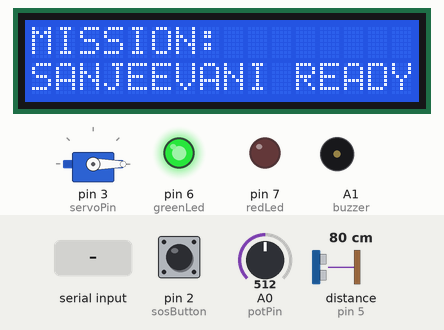
The sketch below on a simulated Arduino Uno, built with avr-gcc and run on an emulated ATmega328P. Shown: 16×2 character LCD, servo, output pins drawn as LEDs (lit = HIGH), buzzer (waves = sounding, pin HIGH). Wiring (inferred from the names in the program): ultrasonic range finder: trigger pin 4; echo pin 5. The inputs (shaded band) are chosen by the test bench; at power-on: pin 2 (sosButton) HIGH, A0 (potPin) = 512, distance to the obstacle (sensor on pin 5) 80 cm. The echo pulse lasts 58.3 µs per cm; pins used as bus, display or sensor lines are not drawn; what the sketch prints to the serial monitor is not drawn.

Above: at 1.4 s.
1.5 s: "START\n" received over Serial
At 3.7 s:
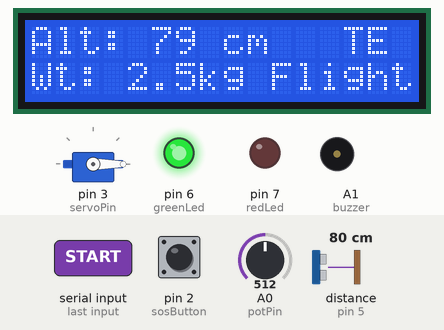
4.3 s: pin 2 (sosButton) pulled LOW for 0.15 s
At 5.9 s:
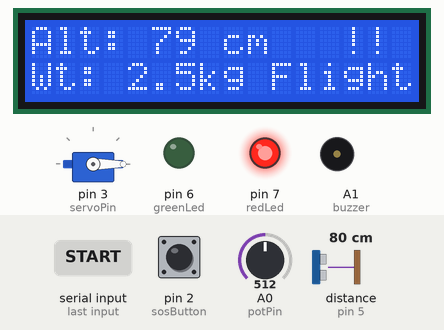
6.1 s: "DROP\n" received over Serial
At 7.9 s:
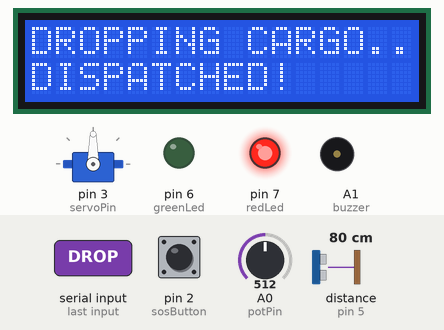
8.6 s: "RESET\n" received over Serial
At 9.4 s:
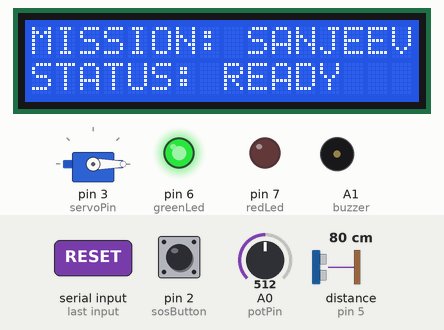
10.1 s: pin 2 (sosButton) pulled LOW for 1 s
At 12.2 s:
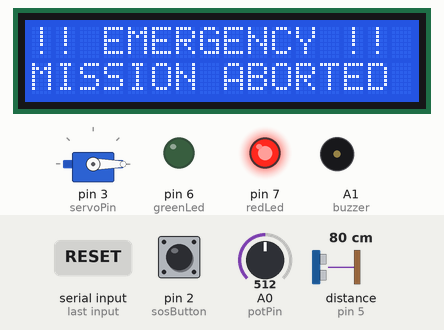
12.6 s: "START\n" received over Serial
At 15.8 s:
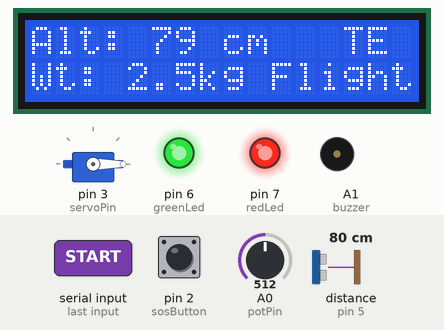
Timing chart, 0 to 16.6 s (numbered marks = the images above; inputs shaded):
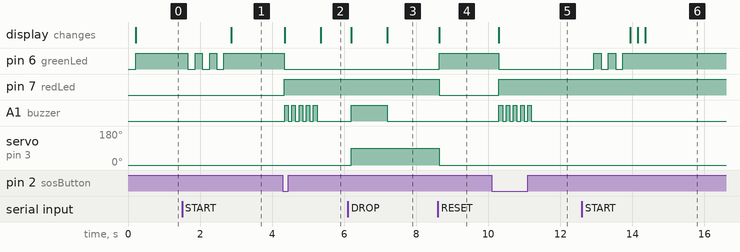

Measured:
- after the input at 1.5 s, pin 6 (greenLed): alternates HIGH for 0.20 s and LOW for 0.20 s, 6 changes in all, then stays HIGH, starting after 0.16 s; the display: changes after 1.4 s (image 1)
- after the input at 4.3 s, pin 6 (greenLed): HIGH → LOW at once; pin 7 (redLed): LOW → HIGH at once; A1 (buzzer): alternates HIGH for 0.10 s and LOW for 0.10 s, 10 changes in all, then stays LOW, starting after 0.05 s; the display: first changes after 0.05 s (image 2 shows a later state)
- after the input at 6.1 s, A1 (buzzer): LOW → HIGH after 0.09 s, → LOW 1.0 s later; servo on pin 3 (servoPin): 0° → 90° after 0.09 s; the display: first changes after 0.09 s (image 3 shows a later state)
- after the input at 8.6 s, pin 6 (greenLed): LOW → HIGH at once; pin 7 (redLed): HIGH → LOW at once; servo on pin 3 (servoPin): 90° → 0° at once; the display: changes at once (image 4)
- after the input at 10.1 s, pin 6 (greenLed): HIGH → LOW after 0.19 s; pin 7 (redLed): LOW → HIGH after 0.19 s; A1 (buzzer): alternates HIGH for 0.10 s and LOW for 0.10 s, 10 changes in all, then stays LOW, starting after 0.20 s; the display: changes after 0.20 s (image 5)
- after the input at 12.6 s, pin 6 (greenLed): alternates HIGH for 0.20 s and LOW for 0.20 s, 5 changes in all, then stays HIGH, starting after 0.33 s; the display: changes after 1.3 s (image 6)

The sketch:

sanjeevani_prototype.ino
```cpp
#include <LiquidCrystal.h>
#include <Servo.h>

// ---- CHANGED: Moved last pin from 1 to 8 to avoid Serial TX conflict ----
// Pins sequence: RS, E, D4, D5, D6, D7
LiquidCrystal lcd(12, 11, 10, 9, 13, 8);

// ---- PINS CONFIGURATION ----
const int potPin = A0;       // Weight Simulator (Potentiometer Middle Pin)
const int sosButton = 2;     // Emergency SOS Switch (Push Button)
const int servoPin = 3;      // MG995 Servo Motor Signal
const int trigPin = 4;       // Ultrasonic Sensor Trig Pin
const int echoPin = 5;       // Ultrasonic Sensor Echo Pin
const int greenLed = 6;      // Ready Status LED
const int redLed = 7;        // Emergency Status LED
const int buzzer = A1;       // Buzzer on Analog A1

Servo lockServo;
int systemState = 0;         // 0 = Idle/Pre-flight, 1 = In Flight, 2 = Arrived/Drop Zone
float payloadWeight = 0;
float lastWeight = -1;

void setup() {
  // Serial Monitor Initialization
  Serial.begin(9600);
  Serial.println(F("========================================="));
  Serial.println(F("    SANJEEVANI DRONE SYSTEM INITIALIZED  "));
  Serial.println(F("========================================="));
  Serial.println(F("Commands: 'START' to takeoff, 'DROP' to release cargo, 'RESET' to return home."));

  // LCD Initialization
  lcd.begin(16, 2);
  lcd.clear();
  lcd.print("MISSION:");
  lcd.setCursor(0, 1);
  lcd.print("SANJEEVANI READY");

  // ---- CHANGED: Input Pullup stops the button from floating into an infinite loop ----
  pinMode(sosButton, INPUT_PULLUP);

  pinMode(trigPin, OUTPUT);
  pinMode(echoPin, INPUT);
  pinMode(greenLed, OUTPUT);
  pinMode(redLed, OUTPUT);
  pinMode(buzzer, OUTPUT);

  // Servo Initialization (Locked Position initially)
  lockServo.attach(servoPin);
  lockServo.write(0); // 0 degrees = Locked

  // Set initial LED state
  digitalWrite(greenLed, HIGH);
  digitalWrite(redLed, LOW);
}

void loop() {
  // 1. Read Payload Weight (Potentiometer Simulation)
  int potValue = analogRead(potPin);
  payloadWeight = (potValue / 1023.0) * 5.0; // Scaled to simulate 0-5 kg cargo

  // Print weight to Serial only if it changes significantly
  if (abs(payloadWeight - lastWeight) > 0.1) {
    Serial.print(F("[SANJEEVANI] Payload Weight: "));
    Serial.print(payloadWeight, 2);
    Serial.println(F(" kg"));
    lastWeight = payloadWeight;
  }

  // 2. Read Ultrasonic Distance (Altitude Simulation)
  long duration, distance;
  digitalWrite(trigPin, LOW);
  delayMicroseconds(2);
  digitalWrite(trigPin, HIGH);
  delayMicroseconds(10);
  digitalWrite(trigPin, LOW);
  duration = pulseIn(echoPin, HIGH);
  distance = (duration / 2) / 29.1; // Distance in cm

  // 3. Handle SOS Hardware Button Press
  // ---- CHANGED: Triggers when pulled to LOW (pressed) ----
  if (digitalRead(sosButton) == LOW) {
    handleEmergency();
  }

  // 4. Check for Serial Commands
  if (Serial.available() > 0) {
    String command = Serial.readStringUntil('\n');
    command.trim();
    command.toUpperCase();

    if (command == "START") {
      if (systemState == 0) {
        takeoffSequence();
      } else {
        Serial.println(F("[ERROR] Drone is already airborne or has arrived."));
      }
    }
    else if (command == "DROP") {
      if (systemState == 1 || systemState == 2) {
        releasePayloadSequence();
      } else {
        Serial.println(F("[ERROR] Cannot drop. Drone is still grounded."));
      }
    }
    else if (command == "RESET") {
      resetSystem();
    }
  }

  // 5. Update Status-dependent Displays
  updateDisplays(distance);
  delay(200); // Small stability delay
}

// ---- MISSION STATE CONTROL FUNCTIONS ----

void takeoffSequence() {
  systemState = 1; // Flight mode
  Serial.println(F("\n>>> [MISSION SANJEEVANI] TAKEOFF APPROVED. EN ROUTE..."));

  // Flash green LED to signify takeoff
  for(int i=0; i<3; i++) {
    digitalWrite(greenLed, LOW); delay(200);
    digitalWrite(greenLed, HIGH); delay(200);
  }

  lcd.clear();
  lcd.print("STATE: EN ROUTE");
}

void releasePayloadSequence() {
  systemState = 2; // Arrived / Dropped
  Serial.println(F("\n>>> [MISSION SANJEEVANI] REACHED DROP ZONE. RELEASING PAYLOAD..."));

  lcd.clear();
  lcd.print("DROPPING CARGO...");

  // Unlocking servo mechanism
  lockServo.write(90); // Rotate to 90 degrees to unlock cargo latch

  // Sound buzzer to alert ground crew
  digitalWrite(buzzer, HIGH);
  delay(1000);
  digitalWrite(buzzer, LOW);

  Serial.println(F(">>> [SUCCESS] CARGO DISPATCHED SUCCESSFULLY."));
  lcd.setCursor(0, 1);
  lcd.print("DISPATCHED!");
}

void handleEmergency() {
  Serial.println(F("\n [EMERGENCY] SOS TRIGGERED OVER SERIAL/HARDWARE! ABORTING MISSION!"));
  digitalWrite(redLed, HIGH);
  digitalWrite(greenLed, LOW);

  lcd.clear();
  lcd.print("!! EMERGENCY !!");
  lcd.setCursor(0, 1);
  lcd.print("MISSION ABORTED");

  // Pulsing Alarm tone
  for(int i = 0; i < 5; i++) {
    digitalWrite(buzzer, HIGH); delay(100);
    digitalWrite(buzzer, LOW); delay(100);
  }
}

void resetSystem() {
  systemState = 0;
  lockServo.write(0); // Relock servo
  digitalWrite(redLed, LOW);
  digitalWrite(greenLed, HIGH);
  lastWeight = -1;

  Serial.println(F("\n>>> [SYSTEM RESET] Sanjeevani Drone back on Launchpad."));
  lcd.clear();
  lcd.print("MISSION: SANJEEVANI");
  lcd.setCursor(0, 1);
  lcd.print("STATUS: READY");
}

void updateDisplays(long altitude) {
  // Update LCD dynamically depending on current flight state
  if (systemState == 1) {
    lcd.setCursor(0, 0);
    lcd.print("Alt: ");
    lcd.print(altitude);
    lcd.print(" cm   ");

    lcd.setCursor(0, 1);
    lcd.print("Wt: ");
    lcd.print(payloadWeight, 1);
    lcd.print("kg Flight  ");
  }
}
```
